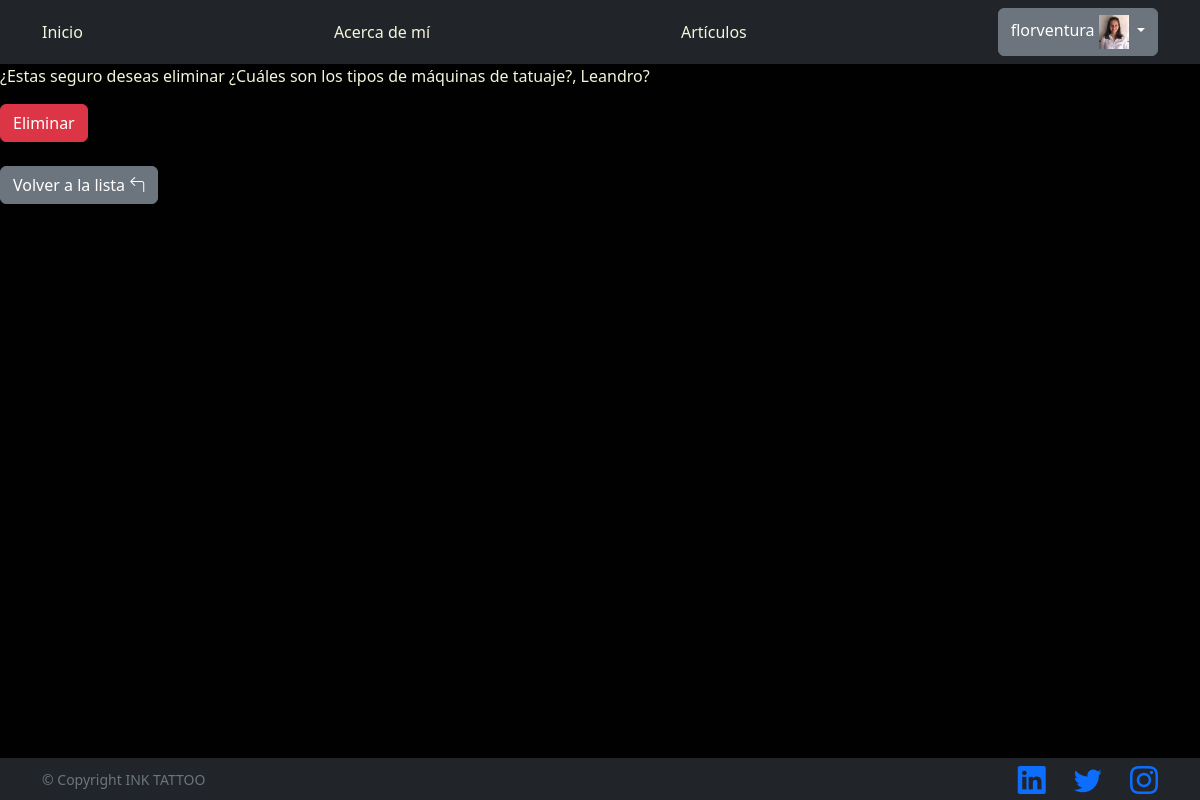
/blog/eliminar-posteo/7/ (signed in), run on an earlier commit of the app's database.
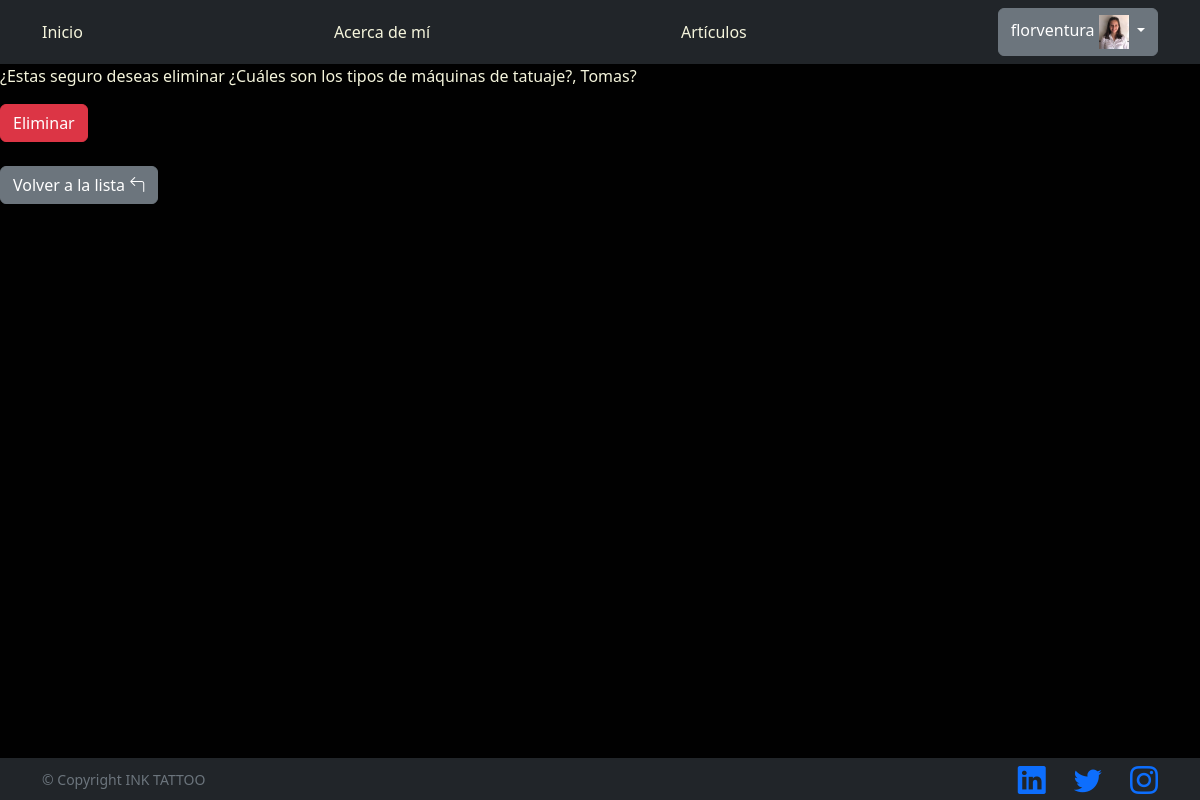
And on a later commit of the database.
### blog/models.py (models this page shows)
class Posteo(models.Model):
    titulo = models.CharField(max_length=64)
    bajada = models.CharField(max_length=140)
    creador = models.ForeignKey(User, on_delete=models.CASCADE, related_name='posteo_creados', null=True)
    imagen = models.ImageField(upload_to='media')
    texto = RichTextField(config_name='default')
    fecha_publicacion=models.DateField(null=True)
    def __str__(self):
        return f"{self.titulo}, {self.creador}"
    class Meta:
        permissions = [
            ("can_edit_all", "Can edit all content"),
        ]

### blog/views.py (the view)
# urls.py: path('eliminar-posteo/<int:pk>/', PosteoDeleteView.as_view(), name="eliminar_posteo"),
class PosteoDeleteView(LoginRequiredMixin,DeleteView):
   model = Posteo
   success_url = reverse_lazy('lista_posteos')

### blog/templates/blog/posteo_confirm_delete.html (shortened to what this page needs)
{% extends "base.html" %}
{% block contenido %}
<form method="post" style="color: beige;">
 <p>¿Estas seguro deseas eliminar {{object}}?</p>
 <input class="btn btn-danger" type="submit" value="Eliminar" />
</form>
<br>
<a class="btn btn-secondary" href="{% url 'lista_posteos' %}">Volver a la lista <i class="bi bi-arrow-90deg-left"></i></a>
{% endblock contenido %}

What changed in the data, as far as the page shows it:
changed Posteo: titulo+creador "¿Cuáles son los tipos de máquinas de tatuaje?, Leandro" → "¿Cuáles son los tipos de máquinas de tatuaje?, Tomas"
